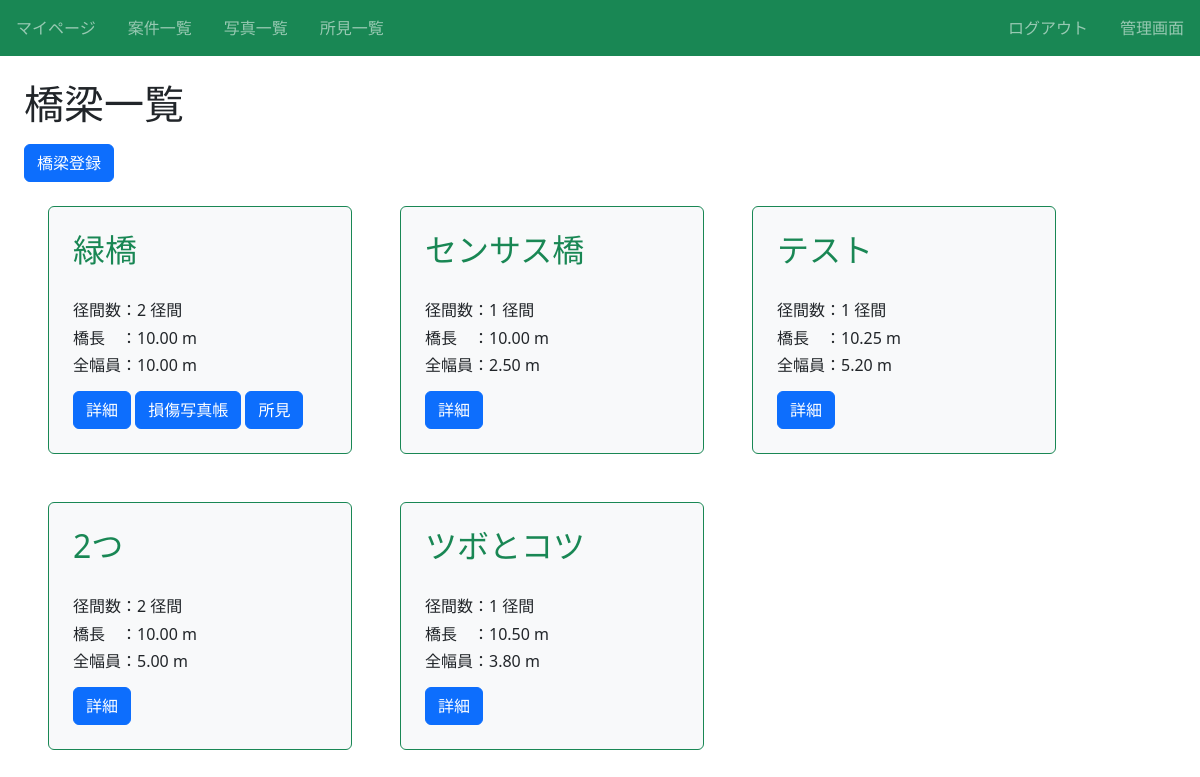
The page /article/4/infra/ (signed in) on the database as committed earlier.
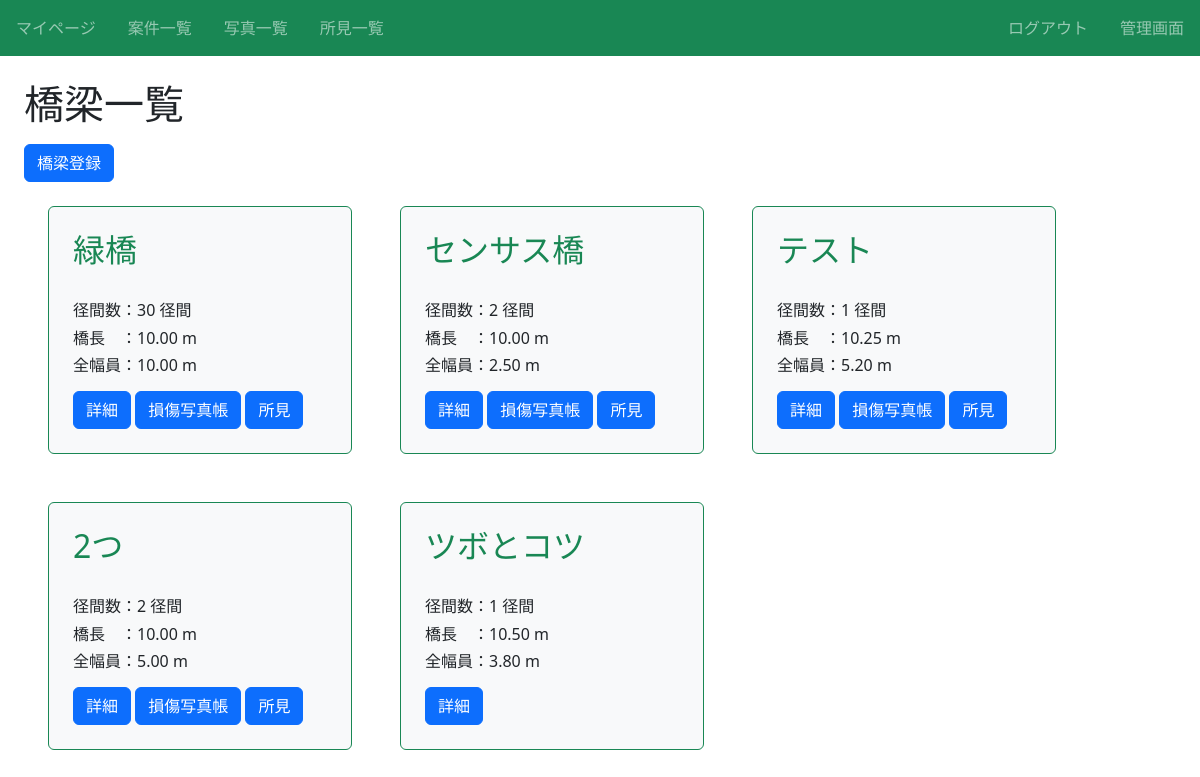
The same page on the database as committed later.
### infra/models.py (models this page shows, shortened)
class Infra(models.Model):
    title = models.CharField(max_length=100)# 橋名
    径間数 = models.IntegerField()# 径間数
    橋長 = models.DecimalField(max_digits=10, decimal_places=2)# 橋長(最大桁数10桁、小数点以下2桁)
    全幅員 = models.DecimalField(max_digits=10, decimal_places=2)# 全幅員(最大桁数10桁、小数点以下2桁)
    路線名 = models.CharField(max_length=50)# 路線名
    latitude = models.CharField(max_length=50, blank=True)# 緯度
    longitude = models.CharField(max_length=50, blank=True)# 経度
    橋梁コード = models.CharField(max_length=50, blank=True)# 橋梁コード
    活荷重 = models.ManyToManyField(LoadWeight)# 活荷重
    等級 = models.ManyToManyField(LoadGrade)# 等級
    適用示方書 = models.ManyToManyField(Rulebook)# 適用示方書
    上部構造形式 = models.CharField(max_length=100)# 上部構造形式
    下部構造形式 = models.CharField(max_length=100)# 下部構造形式
    基礎構造形式 = models.CharField(max_length=100)# 基礎構造形式
    近接方法 = models.ManyToManyField(Approach)# 近接方法
    交通規制 = models.ManyToManyField(Regulation)# 交通規制
    第三者点検 = models.ManyToManyField(Thirdparty)# 第三者点検の有無
    海岸線との距離 = models.CharField(max_length=100)# 海岸線の距離
    路下条件 = models.ManyToManyField(UnderCondition)# 路下条件
    特記事項 = models.CharField(max_length=100, blank=True)# 特記事項
    カテゴリー = models.CharField(max_length=100, choices = CATEGORY)# カテゴリー
    交通量 = models.CharField(max_length=10, blank=True)# 12時間交通量
    大型車混入率 = models.CharField(max_length=10, blank=True)# 大型車混入率
    article = models.ForeignKey(Article, on_delete=models.CASCADE)

class Table(models.Model):
    infra = models.ForeignKey(Infra, verbose_name="橋梁名", on_delete=models.CASCADE) # ForeignKeyフィールドによってInfraとのリレーションシップを定義
    dxf = models.FileField(verbose_name="dxfファイル", upload_to="infra/table/dxf/") # infraを作成するときに登録するdxfファイル用

### infra/views.py (the view)
# urls.py: path('article/<int:article_pk>/infra/', views.ListInfraView.as_view(), name='list-infra'),# 対象橋梁の一覧
class ListInfraView(LoginRequiredMixin, ListView):
    template_name = 'infra/infra_list.html'
    model = Infra # 使用するモデル「infra」
    def get_queryset(self, **kwargs):
        queryset = super().get_queryset(**kwargs)
        queryset = queryset.filter(article = self.kwargs["article_pk"])
        return queryset
    def get_context_data(self, **kwargs):
        kwargs["article_id"] = self.kwargs["article_pk"]
        return super().get_context_data(**kwargs)

### infra/templates/infra/infra_list.html (shortened to what this page needs)
{% extends "base.html" %}
{% block h1 %}橋梁一覧{% endblock %}
{% block content %}
<div class="mt-3">
  <a href="{% url 'create-infra' article_id %}" class="btn btn-primary">橋梁登録</a>
</div>
<div class="d-flex flex-wrap">
    {% for item in object_list %}
    <div class="p-4 m-4 bg-light border border-success rounded" style="width: 19rem;">
        <h2 class="text-success">{{ item.title }}</h2><br>
        <h6 class="card-text">径間数：{{ item.径間数 }} 径間</h6>
        <h6 class="card-text">橋長　：{{ item.橋長 }} m</h6>
        <h6 class="card-text">全幅員：{{ item.全幅員 }} m</h6>
        <div class="mt-3">
          <a href="{% url 'detail-infra' article_id item.pk %}" class="btn btn-primary">詳細</a>
            {% for table in item.table_set.all %}
            <a href="{% url 'bridge-table' article_id item.pk %}" class="btn btn-primary">損傷写真帳</a>
            <a href="{% url 'observations-list' article_id item.pk %}" class="btn btn-primary">所見</a>
            {% endfor %}
        </div>
    </div>
    {% endfor %}
</div>
{% endblock content %}

Rows that differ between the two databases and show on the page:
changed Infra "緑橋": 径間数 "2" → "30"
changed Infra "センサス橋": 径間数 "1" → "2"
